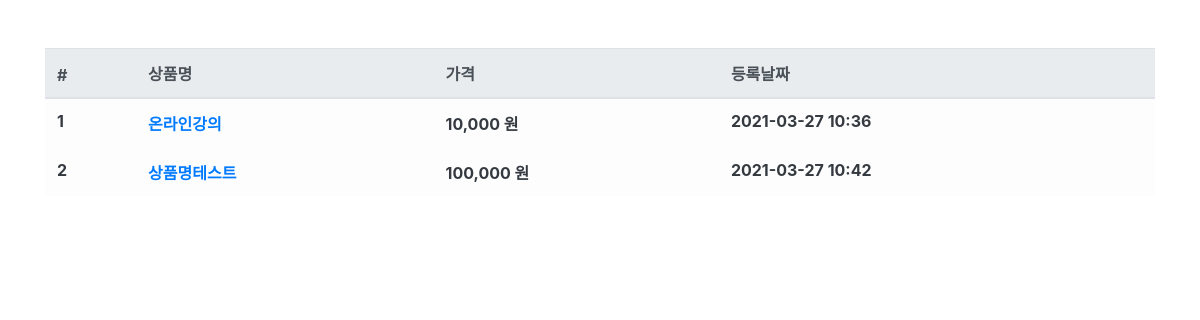
The app's page /product/, older data.
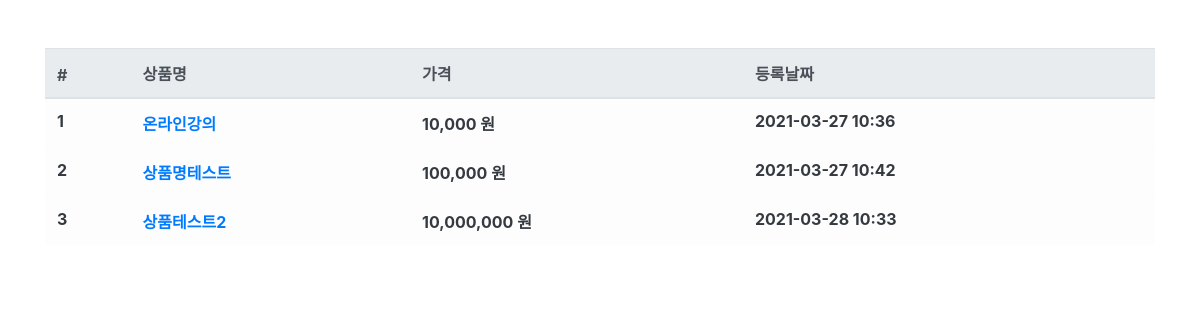
The same page, newer data.
### product/models.py (models this page shows, shortened)
class Product(models.Model):
    name = models.CharField(max_length=256, verbose_name='상품명')
    price = models.IntegerField(verbose_name='상품가격')
    description = models.TextField(verbose_name='상품설명')
    stock = models.IntegerField(verbose_name='재고')
    register_date = models.DateTimeField(
        auto_now_add=True, verbose_name='등록날짜')
    class Meta:
        db_table = 'fastcampus_product'
        verbose_name = '상품'
        verbose_name_plural = '상품'

### product/views.py (the view)
# urls.py: path('product/', ProductList.as_view()),
class ProductList(ListView):
    model = Product
    template_name = 'product.html'
    context_object_name = 'product_list'

### product/templates/product.html
{% extends "base.html" %}
{% load humanize %}
{% block contents %}
<div class="row mt-5">
    <div class="col-12">
        <table class="table table-light">
            <thead class="thead-light">
                <tr>
                    <th scope="col">#</th>
                    <th scope="col">상품명</th>
                    <th scope="col">가격</th>
                    <th scope="col">등록날짜</th>
                </tr>
            </thead>
            <tbody class="text-dark">
                {% for product in product_list %}
                <tr>
                    <th scope="row">{{ product.id }}</th>
                    <th><a href="/product/{{ product.id }}">{{ product.name }}</a></th>
                    <th>{{ product.price | intcomma}} 원</th>
                    <th>{{ product.register_date |date:'Y-m-d H:i' }}</th>
                </tr>
                {% endfor %}
            </tbody>
        </table>
    </div>
</div>
{% endblock %}

Row changes from the older to the newer data that the page shows:
added Product: id "3", name "상품테스트2", price "10,000,000", register_date "2021-03-28 10:33"
